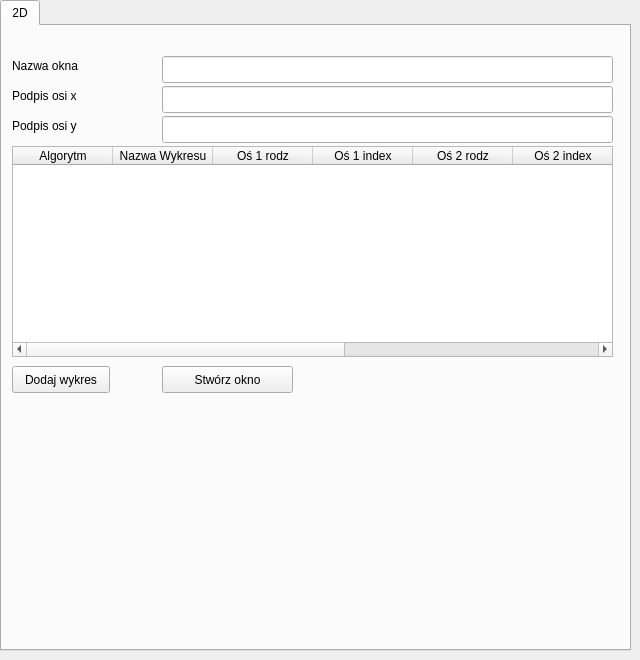
    <widget class="QWidget" name="tab_5">
     <attribute name="title">
      <string>Wykresy</string>
     </attribute>
     <widget class="QTabWidget" name="tabWidget_5">
      <property name="geometry">
       <rect>
        <x>0</x>
        <y>0</y>
        <width>631</width>
        <height>651</height>
       </rect>
      </property>
      <property name="currentIndex">
       <number>0</number>
      </property>
      <widget class="QWidget" name="tab_9">
       <attribute name="title">
        <string>2D</string>
       </attribute>
       <widget class="QLineEdit" name="nazwaOkna2D">
        <property name="geometry">
         <rect>
          <x>160</x>
          <y>30</y>
          <width>451</width>
          <height>27</height>
         </rect>
        </property>
       </widget>
       <widget class="QPushButton" name="bStworzOkno2D">
        <property name="geometry">
         <rect>
          <x>160</x>
          <y>340</y>
          <width>131</width>
          <height>27</height>
         </rect>
        </property>
        <property name="text">
         <string>Stwórz okno</string>
        </property>
       </widget>
       <widget class="QLabel" name="label">
        <property name="geometry">
         <rect>
          <x>10</x>
          <y>30</y>
          <width>91</width>
          <height>20</height>
         </rect>
        </property>
        <property name="text">
         <string>Nazwa okna</string>
        </property>
       </widget>
       <widget class="QTableWidget" name="wykresy2D">
        <property name="geometry">
         <rect>
          <x>10</x>
          <y>120</y>
          <width>601</width>
          <height>211</height>
         </rect>
        </property>
        <column>
         <property name="text">
          <string>Algorytm</string>
         </property>
        </column>
        <column>
         <property name="text">
          <string>Nazwa Wykresu</string>
         </property>
        </column>
        <column>
         <property name="text">
          <string>Oś 1 rodz</string>
         </property>
        </column>
        <column>
         <property name="text">
          <string>Oś 1 index</string>
         </property>
        </column>
        <column>
         <property name="text">
          <string>Oś 2 rodz</string>
         </property>
        </column>
        <column>
         <property name="text">
          <string>Oś 2 index</string>
         </property>
        </column>
        <column>
         <property name="text">
          <string>Dane</string>
         </property>
        </column>
        <column>
         <property name="text">
          <string>Wzor</string>
         </property>
        </column>
        <column>
         <property name="text">
          <string>Kolor</string>
         </property>
        </column>
       </widget>
       <widget class="QPushButton" name="bDodajWykres2D">
        <property name="enabled">
         <bool>true</bool>
        </property>
        <property name="geometry">
         <rect>
          <x>10</x>
          <y>340</y>
          <width>98</width>
          <height>27</height>
         </rect>
        </property>
        <property name="text">
         <string>Dodaj wykres</string>
        </property>
       </widget>
       <widget class="QLabel" name="label_3">
        <property name="geometry">
         <rect>
          <x>10</x>
          <y>60</y>
          <width>91</width>
          <height>20</height>
         </rect>
        </property>
        <property name="text">
         <string>Podpis osi x</string>
        </property>
       </widget>
       <widget class="QLineEdit" name="podpisOsiX2D">
        <property name="geometry">
         <rect>
          <x>160</x>
          <y>60</y>
          <width>451</width>
          <height>27</height>
         </rect>
        </property>
       </widget>
       <widget class="QLabel" name="label_4">
        <property name="geometry">
         <rect>
          <x>10</x>
          <y>90</y>
          <width>91</width>
          <height>20</height>
         </rect>
        </property>
        <property name="text">
         <string>Podpis osi y</string>
        </property>
       </widget>
       <widget class="QLineEdit" name="podpisOsiY2D">
        <property name="geometry">
         <rect>
          <x>160</x>
          <y>90</y>
          <width>451</width>
          <height>27</height>
         </rect>
        </property>
       </widget>
      </widget>
     </widget>
    </widget>
